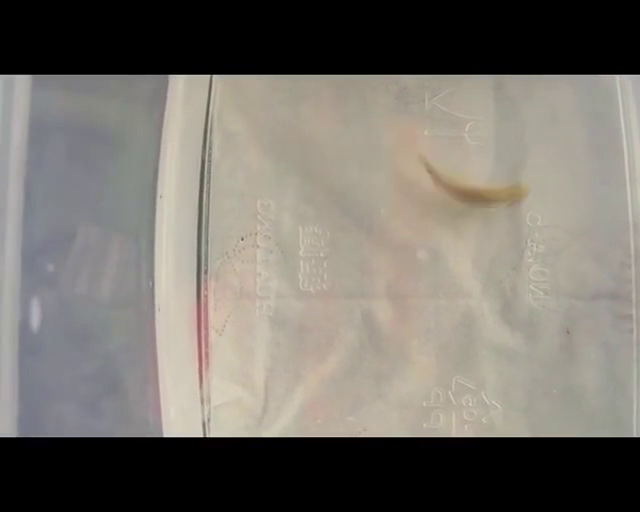
#> input picture frame 85 of v1.mp4, 640 x 512 px
$ python motion_detector.py
#> lines starting #> are read from the running program, lines starting #| are printed output that depends on the picture; after the words box and inside, x2 and y2 are one past the last pixel; in counts of white or black regions, pixels touching at a corner belong together
import cv2
#MD NAYEEM MOLLA


cap = cv2.VideoCapture("v1.mp4")
object_detector = cv2.createBackgroundSubtractorMOG2(history=100, varThreshold=20)
while True:
    ret, frame = cap.read()
#> frame is the input picture: shape (512, 640, 3); mean B, G, R 107, 114.2, 118.7
    height, width,_ = frame.shape
#> height = 512; width = 640

    roi = frame[150: 640, 320: 680]
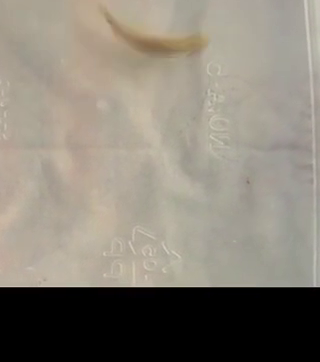
#> roi: shape (362, 320, 3); mean B, G, R 119.6, 131.1, 137.7

    mask = object_detector.apply(roi)
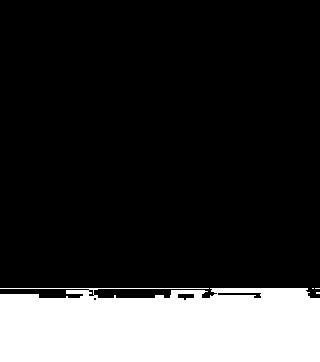
#> mask: shape (362, 320); values 127 (black) and 255 (white), 19.1% white; 4 white regions (3 under 20 px), largest, box (x1, y1, x2, y2) and area: (0, 288, 320, 362) 22098

    contour, _ = cv2.findContours(mask, cv2.RETR_TREE, cv2.CHAIN_APPROX_SIMPLE)
#> contour = [[[0, 0], [0, 361], [319, 361], [319, 0]]]
    for cnt in contour:
        area = cv2.contourArea(cnt)
        if area > 500:
            #cv2.drawContours(frame, [cnt], -1, (0, 255, 0), 2)
            x, y, w, h = cv2.boundingRect(cnt)
            cv2.rectangle(roi, (x, y), (x+w, y+h), (0, 255, 0), 3)
#> this loop made 1 pass
#> (cnt, area, x, y, w, h) on pass 1: ([[0, 0], [0, 361], [319, 361], [319, 0]], 115159, 0, 0, 320, 362)
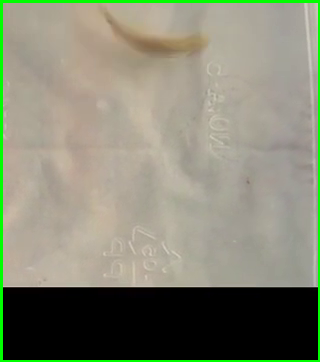
#> roi: shape (362, 320, 3); 2.92% of pixels changed, all inside (x1, y1, x2, y2) = (0, 0, 320, 362)


    cv2.imshow("roi", roi)
    cv2.imshow("frame", frame)
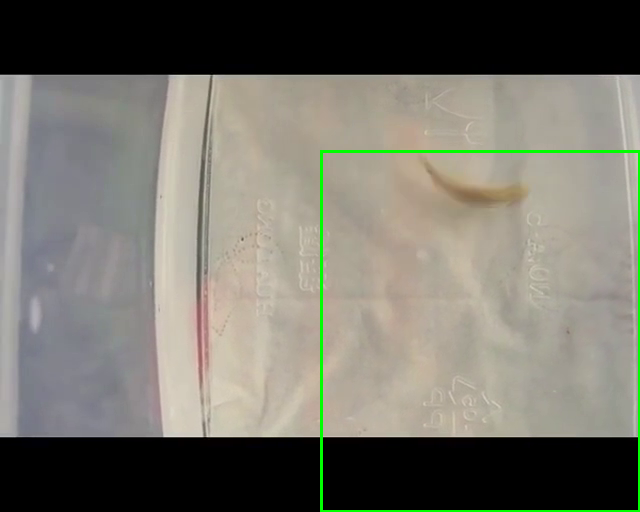
#> window 'frame': shape (512, 640, 3); mean B, G, R 105.9, 115.6, 117.4
    cv2.imshow("mask", mask)

    if cv2.waitKey(20) == ord('q'):
#> (key q is pressed here)
        break

cap.release()
cv2.destroyAllWindows()

$ run again, starting later in the video
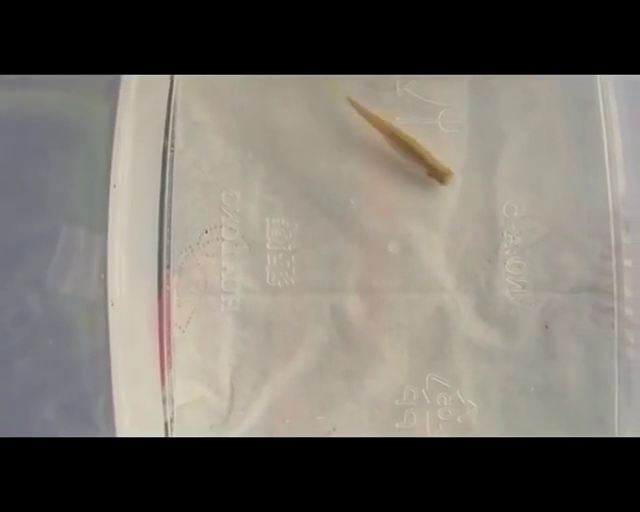
#> input picture frame 383 of v1.mp4, 640 x 512 px
#> frame is the input picture: shape (512, 640, 3); mean B, G, R 105.6, 113, 117.5
#> `mask = object_detector.apply(roi)`:
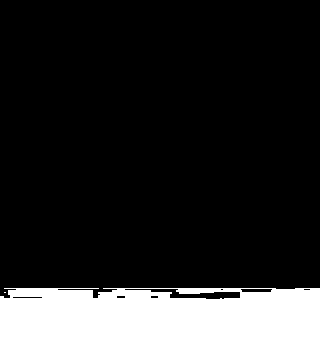
#> mask: shape (362, 320); values 127 (black) and 255 (white), 19.7% white; 2 white regions (1 under 20 px), largest, box (x1, y1, x2, y2) and area: (0, 288, 320, 362) 22811
#> contour = [[[0, 0], [0, 361], [319, 361], [319, 0]]]
#> the loop `for cnt in contour:` made 1 pass
#> (cnt, area, x, y, w, h) on pass 1: ([[0, 0], [0, 361], [319, 361], [319, 0]], 115159, 0, 0, 320, 362)
#> `cv2.imshow("frame", frame)`:
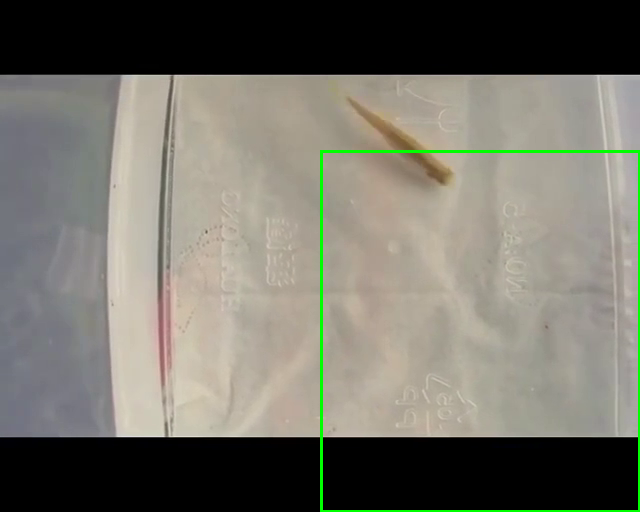
#> window 'frame': shape (512, 640, 3); mean B, G, R 104.5, 114.5, 116.3

$ run again, starting later in the video
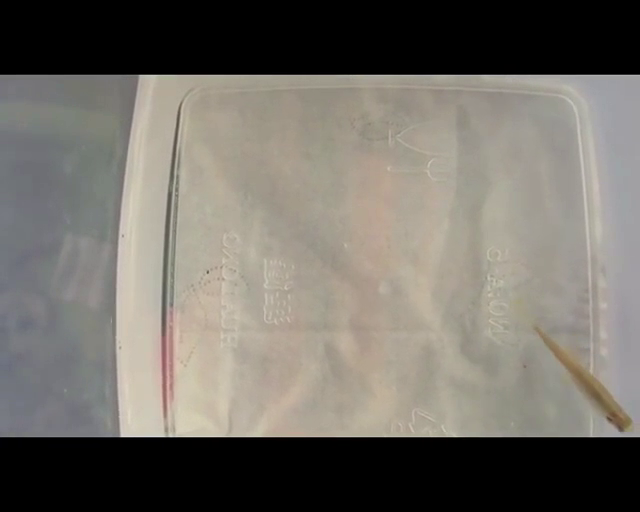
#> input picture frame 681 of v1.mp4, 640 x 512 px
#> frame is the input picture: shape (512, 640, 3); mean B, G, R 102.7, 109.9, 114
#> `mask = object_detector.apply(roi)`:
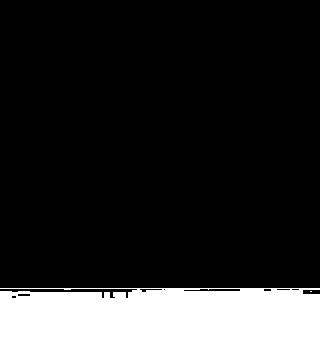
#> mask: shape (362, 320); values 127 (black) and 255 (white), 19.9% white; 2 white regions (1 under 20 px), largest, box (x1, y1, x2, y2) and area: (0, 288, 320, 362) 23006
#> contour = [[[0, 0], [0, 361], [319, 361], [319, 0]]]
#> the loop `for cnt in contour:` made 1 pass
#> (cnt, area, x, y, w, h) on pass 1: ([[0, 0], [0, 361], [319, 361], [319, 0]], 115159, 0, 0, 320, 362)
#> `cv2.imshow("frame", frame)`:
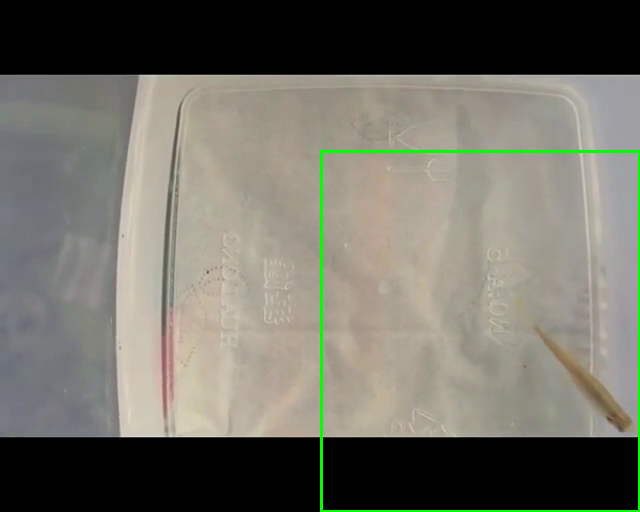
#> window 'frame': shape (512, 640, 3); mean B, G, R 101.6, 111.4, 112.8
